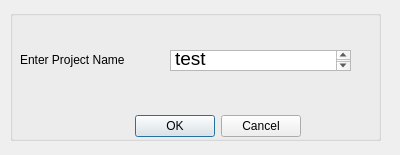
<?xml version="1.0" encoding="UTF-8"?>
<ui version="4.0">
 <class>Dialog</class>
 <widget class="QDialog" name="Dialog">
  <property name="geometry">
   <rect>
    <x>0</x>
    <y>0</y>
    <width>400</width>
    <height>155</height>
   </rect>
  </property>
  <property name="windowTitle">
   <string>New Project</string>
  </property>
  <widget class="QGroupBox" name="groupBox">
   <property name="geometry">
    <rect>
     <x>10</x>
     <y>10</y>
     <width>371</width>
     <height>131</height>
    </rect>
   </property>
   <property name="sizePolicy">
    <sizepolicy hsizetype="Expanding" vsizetype="Expanding">
     <horstretch>0</horstretch>
     <verstretch>0</verstretch>
    </sizepolicy>
   </property>
   <property name="styleSheet">
    <string notr="true">color: rgb(0, 0, 0);
font: 75 14pt &quot;Times New Roman&quot;;</string>
   </property>
   <property name="title">
    <string/>
   </property>
   <widget class="QLabel" name="label">
    <property name="geometry">
     <rect>
      <x>10</x>
      <y>40</y>
      <width>131</width>
      <height>20</height>
     </rect>
    </property>
    <property name="styleSheet">
     <string notr="true">font: 12pt &quot;Times New Roman&quot;;</string>
    </property>
    <property name="text">
     <string>Enter Project Name</string>
    </property>
   </widget>
   <widget class="QDialogButtonBox" name="buttonBox">
    <property name="geometry">
     <rect>
      <x>-50</x>
      <y>100</y>
      <width>341</width>
      <height>32</height>
     </rect>
    </property>
    <property name="styleSheet">
     <string notr="true">font: 12pt &quot;Times New Roman&quot;;</string>
    </property>
    <property name="orientation">
     <enum>Qt::Horizontal</enum>
    </property>
    <property name="standardButtons">
     <set>QDialogButtonBox::Cancel|QDialogButtonBox::Ok</set>
    </property>
   </widget>
   <widget class="QTextEdit" name="textEdit">
    <property name="geometry">
     <rect>
      <x>160</x>
      <y>40</y>
      <width>181</width>
      <height>21</height>
     </rect>
    </property>
    <property name="html">
     <string>&lt;!DOCTYPE HTML PUBLIC &quot;-//W3C//DTD HTML 4.0//EN&quot; &quot;http://www.w3.org/TR/REC-html40/strict.dtd&quot;&gt;
&lt;html&gt;&lt;head&gt;&lt;meta name=&quot;qrichtext&quot; content=&quot;1&quot; /&gt;&lt;style type=&quot;text/css&quot;&gt;
p, li { white-space: pre-wrap; }
&lt;/style&gt;&lt;/head&gt;&lt;body style=&quot; font-family:'Times New Roman'; font-size:14pt; font-weight:72; font-style:normal;&quot;&gt;
&lt;p style=&quot; margin-top:0px; margin-bottom:0px; margin-left:0px; margin-right:0px; -qt-block-indent:0; text-indent:0px;&quot;&gt;test&lt;/p&gt;&lt;/body&gt;&lt;/html&gt;</string>
    </property>
   </widget>
  </widget>
 </widget>
 <resources/>
 <connections>
  <connection>
   <sender>buttonBox</sender>
   <signal>accepted()</signal>
   <receiver>Dialog</receiver>
   <slot>accept()</slot>
   <hints>
    <hint type="sourcelabel">
     <x>248</x>
     <y>254</y>
    </hint>
    <hint type="destinationlabel">
     <x>157</x>
     <y>274</y>
    </hint>
   </hints>
  </connection>
  <connection>
   <sender>buttonBox</sender>
   <signal>rejected()</signal>
   <receiver>Dialog</receiver>
   <slot>reject()</slot>
   <hints>
    <hint type="sourcelabel">
     <x>316</x>
     <y>260</y>
    </hint>
    <hint type="destinationlabel">
     <x>286</x>
     <y>274</y>
    </hint>
   </hints>
  </connection>
 </connections>
</ui>
